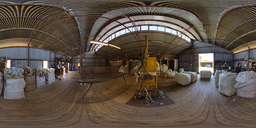
#> input picture data/pano4s.png, 256 x 128 px, shrunk from 800 x 400 before the run
$ python unwarped.py
#> lines starting #> are read from the running program, lines starting #| are printed output that depends on the picture
#> further down, img is the input picture: shape (128, 256, 3); mean B, G, R 69.9, 80.3, 92.1
import cv2
import math
import numpy as np

def _rotate_x(p, angle):
    alpha = angle #* (math.pi / 180)
    x, y, z = p
    X = x
    Y = y*math.cos(alpha) - z*math.sin(alpha)
    Z = y*math.sin(alpha) + z*math.cos(alpha)
    return (X,Y,Z)

def _rotate_y(p, angle):
    alpha = angle #* (math.pi / 180)
    x, y, z = p
    X = x*math.cos(alpha) + z*math.sin(alpha)
    Y = y
    Z = -x*math.sin(alpha) + z*math.cos(alpha)
    return (X,Y,Z)

def _rotate_z(p, angle):
    alpha = angle #* (math.pi / 180)
    x, y, z = p
    X = x*math.cos(alpha) - y*math.sin(alpha)
    Y = x*math.sin(alpha) + y*math.cos(alpha)
    Z = z
    return (X,Y,Z)


def rotate_projection(img, a_x, a_y, a_z):
#> called with a_x = 0, a_y = 1.57, a_z = 0
    img_w = img.shape[1]
#> img_w = 256
    img_h = img.shape[0]
#> img_h = 128

    rotated = np.zeros_like(img)

    for x in range(0,img_w):
        for y in range(0,img_h):
            # Transform x and y to -pi<long<pi and -pi/2<lat<pi/2 respectively
            xx = 2 * (x + 0.5) / img_w - 1.0;
            yy = 2 * (y + 0.5) / img_h - 1.0;
            lng = math.pi * xx;
            lat = 0.5 * math.pi * yy;

            # Compute cartesian coordinates of the sphere surface
            X = math.cos(lat) * math.cos(lng + math.pi*0.5);
            Y = math.cos(lat) * math.sin(lng + math.pi*0.5);
            Z = math.sin(lat);

            # Perform sphere rotations
            X, Y, Z = _rotate_x((X,Y,Z), a_x)
            X, Y, Z = _rotate_y((X,Y,Z), a_y)
            X, Y, Z = _rotate_z((X,Y,Z), a_z)

            # Compute the latitude and longitude of the rotated points
            D = math.sqrt(X*X + Y*Y);
            lat = math.atan2(Z, D);
            lng = math.atan2(Y, X);

            # Transform lat long to plane coordinates
            ix = (0.5 * lng / math.pi + 0.5) * img_w - 0.5;
            iy = (lat /math. pi + 0.5) * img_h - 0.5;

            rotated[int(y), int((x + img_w / 4) % img_w)] = img[int(iy), int(ix)];
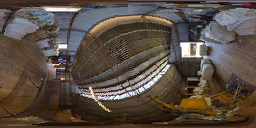
#> rotated: shape (128, 256, 3); mean B, G, R 66.7, 76.5, 88.1

    return rotated


# MAIN METHOD

test_filename = "../data/pano4s.png"

img = cv2.imread(test_filename)
trans = rotate_projection(img, 0, math.pi*0.5, 0)

cv2.imshow('img', img)
cv2.imshow('trans', trans)
cv2.waitKey(0)
cv2.destroyAllWindows()
